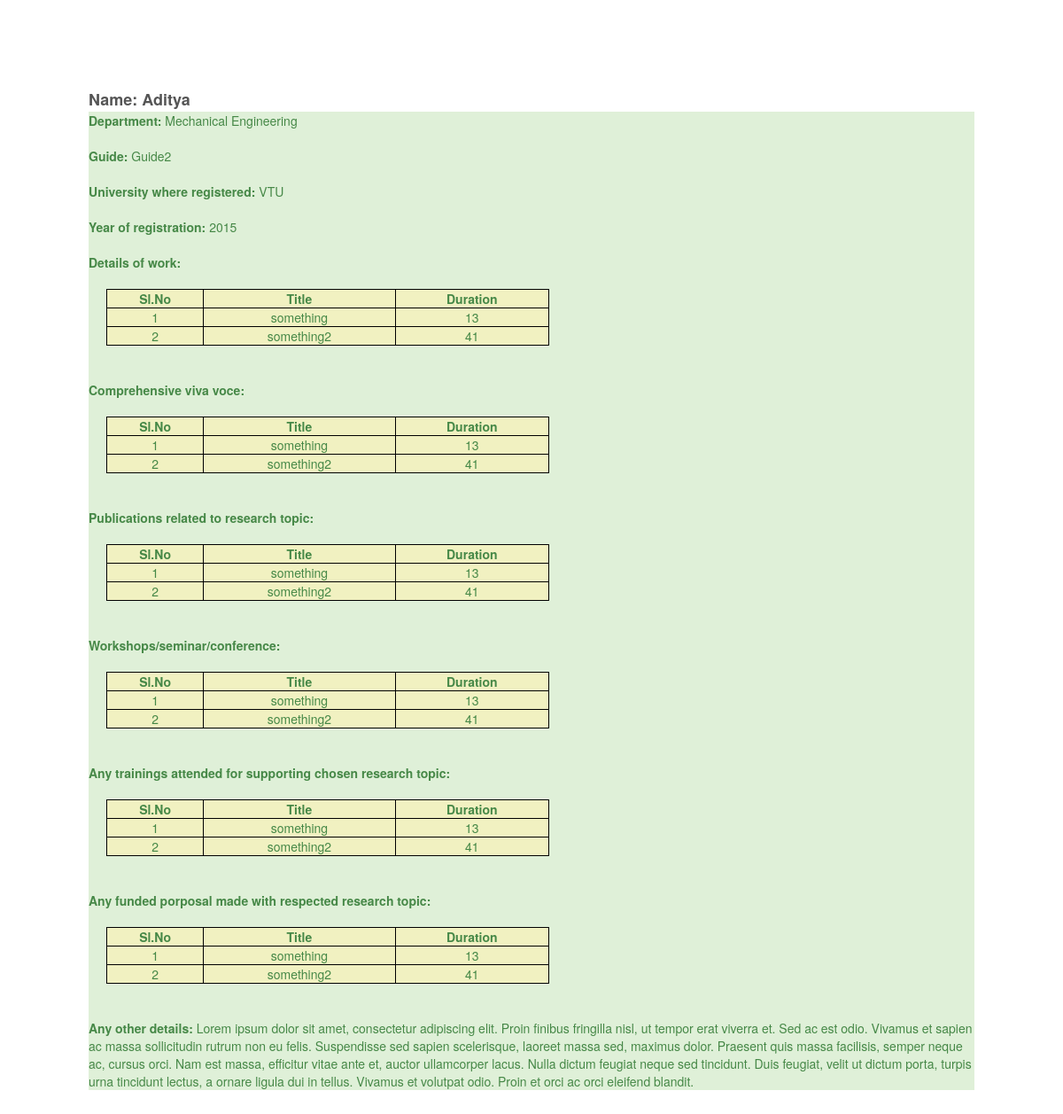
The page /phdstatus/2 on the database its author committed.
### phdstatus/models.py (models this page shows, shortened)
class PhdStatus(models.Model):
    name = models.CharField("Name", max_length=200)
    dept = models.CharField("Department", max_length=200)
    guide = models.CharField("Guide", max_length=200)
    uni = models.CharField("University where registered", max_length=200)
    year = models.DateField("year of registration")
    other = models.TextField("Any other details")
    class Meta:
        verbose_name_plural = "PHD Statuses"

class WorkDetailsTable(models.Model):
    phdstatus = models.ForeignKey(PhdStatus, on_delete=models.CASCADE, blank=True, null=True)
    title = models.CharField("title", max_length=100, blank=True, null=True)
    duration = models.CharField("Duration(Days)", max_length=100, blank=True, null=True)
    class Meta:
        verbose_name = "Work Detail"

### phdstatus/views.py (the view)
# urls.py: url(r'^(?P<post_id>[0-9]+)$', views.post,name='post')
def post(request, post_id):
    f_status = get_object_or_404(PhdStatus, pk=post_id)
    context = {
        'f_status':f_status,
    }
    return render(request, 'Phdstatus/print.html', context)

### phdstatus/templates/Phdstatus/print.html (shortened to what this page needs)
<!DOCTYPE html>
<html lang="en">
<head>
    {% load staticfiles %}
    <link rel="stylesheet" href="{% static 'assets/bootstrap/css/bootstrap.min.css' %}">
    <link rel="stylesheet" href="{% static 'assets/css/styles.css' %}">
</head>
<body>
<div>
    <strong style="font-size: large">Name: {{ f_status.name }}</strong>
    <ul class="list-unstyled list-group-item-success">
        <li><strong> Department:</strong> {{ f_status.dept }}</li>
        <br>
        <li><strong> Guide:</strong> {{ f_status.guide }}</li>
        <br>
        <li><strong> University where registered:</strong> {{ f_status.uni }}</li>
        <br>
        <li><strong> Year of registration:</strong> {{ f_status.year.year }}</li>
        <br>
        <li><strong> Details of work:</strong></li>
        <table>
            <tr>
                <th>Sl.No</th>
                <th>Title</th>
                <th>Duration</th>
            </tr>
            {% for j in f_status.workdetailstable_set.all %}
                <tr>
                    <td> {{ forloop.counter }} </td>
                    <td> {{ j.title }} </td>
                    <td> {{ j.duration }} </td>
                </tr>
            {% endfor %}
        </table>
        <br>
        <li><strong> Comprehensive viva voce:</strong></li>
        <table>
            <tr>
                <th>Sl.No</th>
                <th>Title</th>
                <th>Duration</th>
            </tr>
            {% for j in f_status.workdetailstable_set.all %}
                <tr>
                    <td> {{ forloop.counter }} </td>
                    <td> {{ j.title }} </td>
                    <td> {{ j.duration }} </td>
                </tr>
            {% endfor %}
        </table>
        <br>
        <li><strong> Publications related to research topic:</strong></li>
        <table>
            <tr>
                <th>Sl.No</th>
                <th>Title</th>
                <th>Duration</th>
            </tr>
            {% for j in f_status.workdetailstable_set.all %}
                <tr>
                    <td> {{ forloop.counter }} </td>
                    <td> {{ j.title }} </td>
                    <td> {{ j.duration }} </td>
                </tr>
            {% endfor %}
        </table>
        <br>
        <li><strong> Workshops/seminar/conference:</strong></li>
        <table>
            <tr>
                <th>Sl.No</th>
                <th>Title</th>
                <th>Duration</th>
            </tr>
            {% for j in f_status.workdetailstable_set.all %}
                <tr>
                    <td> {{ forloop.counter }} </td>
                    <td> {{ j.title }} </td>
                    <td> {{ j.duration }} </td>
                </tr>
            {% endfor %}
        </table>
        <br>
        <li><strong> Any trainings attended for supporting chosen research topic:</strong></li>
        <table>
            <tr>
                <th>Sl.No</th>
                <th>Title</th>
                <th>Duration</th>
            </tr>
            {% for j in f_status.workdetailstable_set.all %}
                <tr>
                    <td> {{ forloop.counter }} </td>
                    <td> {{ j.title }} </td>
                    <td> {{ j.duration }} </td>
                </tr>
            {% endfor %}
        </table>
        <br>
        <li><strong> Any funded porposal made with respected research topic:</strong> {{ f_status.funded_projects }}
        </li>
        <table>
            <tr>
                <th>Sl.No</th>
                <th>Title</th>
                <th>Duration</th>
            </tr>
            {% for j in f_status.workdetailstable_set.all %}
                <tr>
                    <td> {{ forloop.counter }} </td>
                    <td> {{ j.title }} </td>
                    <td> {{ j.duration }} </td>
                </tr>
            {% endfor %}
        </table>
        <br>
        <li><strong> Any other details:</strong> {{ f_status.other }}</li>
    </ul>
</div>
</body>
</html>

### phdstatus/static/assets/css/styles.css (style rules this page uses)
body { margin: 100px; }

### phdstatus/templates/Phdstatus/print.html (style rules this page uses)
table { margin: 20px; text-align: center; width: 50%; background-color: #f1f1c1; }
th, td { text-align: center; border: 1px solid black; }

### rows shown on the page
PhdStatus: name "Aditya", dept "Mechanical Engineering", guide "Guide2", uni "VTU", year.year "2015", other "Lorem ipsum dolor sit amet, consectetur adipiscing elit. Proin finibus fringilla nisl, ut tempor erat viverra et. Sed ac est odio. Vivamus et sapien ac massa sollicitudin rutrum non eu felis. Suspendisse sed sapien scelerisque, laoreet massa sed, maximus dolor. Praesent quis massa facilisis, semper neque ac, cursus orci. Nam est massa, efficitur vitae ante et, auctor ullamcorper lacus. Nulla dictum feugiat neque sed tincidunt. Duis feugiat, velit ut dictum porta, turpis urna tincidunt lectus, a ornare ligula dui in tellus. Vivamus et volutpat odio. Proin et orci ac orci eleifend blandit."
WorkDetailsTable: title "something", duration "13"
WorkDetailsTable: title "something2", duration "41"
